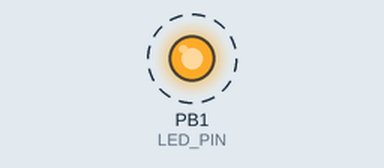
Recording of a sketch running on a simulated ATtiny85, built with avr-gcc and run on an emulated ATtiny85. Parts: output pins drawn as LEDs (lit = HIGH). Dashed ring = blinking.

Above: at 0.15 s.
Timing chart, 0 to 3.0 s (numbered marks = the images above):
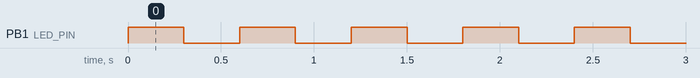

The sketch:

example_1.ino
```cpp
// Blink the Digispark onboard LED on pin P1 (change to P0 if your board revision uses P0).
//
// Buy this module: https://shillehtek.com/products/attiny85-digispark-usb-arduino-development-board
// Full manual: https://shillehtek.com/blogs/shillehtek-product-manuals/attiny85-digispark-usb-arduino-development-board-manual
// More examples: https://github.com/shillehbean/shillehtek-examples
//

// Digispark ATtiny85 - Blink the onboard LED
// LED is on P1 (change to 0 if your revision uses P0)

const int LED_PIN = 1;

void setup() {
  pinMode(LED_PIN, OUTPUT);
}

void loop() {
  digitalWrite(LED_PIN, HIGH);
  delay(300);
  digitalWrite(LED_PIN, LOW);
  delay(300);
}
```

Measured:
- by itself, PB1 (LED_PIN): alternates HIGH for 0.30 s and LOW for 0.30 s
